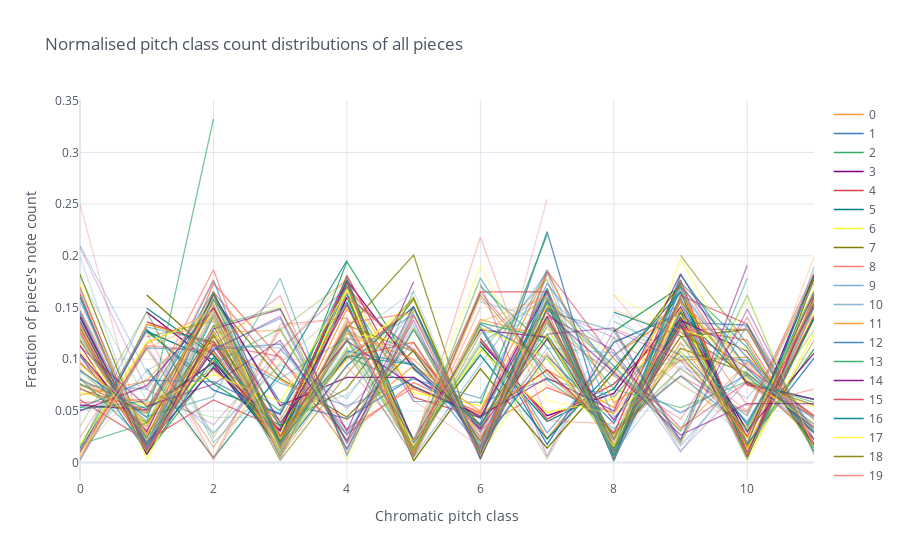

The notebook cell this image was saved under:
### Markdown cell above
Cufflinks uses the index for the x-axis and every column as one trace. That's why the DataFrame needs to be transposed for this plot:

### Code cell
pc_counts.T.iplot(title='Normalised pitch class count distributions of all pieces', xTitle='Chromatic pitch class', yTitle="Fraction of piece's note count")

### Figure 1 — Plotly figure (JSON) as saved in the notebook; plotly's stock layout.template omitted (floating-point values rounded to 4 significant figures)
{"data": [{"line": {"color": "rgba(255, 153, 51, 1.0)", "dash": "solid", "shape": "linear", "width": 1.3}, "mode": "lines", "name": "0", "text": "", "type": "scatter", "x": [0, 1, 2, 3, 4, 5, 6, 7, 8, 9, 10, 11], "y": [0.002307, 0.1338, 0.1165, 0.02307, 0.1546, 0.01038, 0.1315, 0.02307, 0.1038, 0.1465, 0.01499, 0.1396]}, {"line": {"color": "rgba(55, 128, 191, 1.0)", "dash": "solid", "shape": "linear", "width": 1.3}, "mode": "lines", "name": "1", "text": "", "type": "scatter", "x": [0, 1, 2, 3, 4, 5, 6, 7, 8, 9, 10, 11], "y": [0.01029, 0.1286, 0.06996, 0.04733, 0.1553, 0.01132, 0.1307, 0.01749, 0.1163, 0.144, 0.02984, 0.1389]}, {"line": {"color": "rgba(50, 171, 96, 1.0)", "dash": "solid", "shape": "linear", "width": 1.3}, "mode": "lines", "name": "2", "text": "", "type": "scatter", "x": [0, 1, 2, 3, 4, 5, 6, 7, 8, 9, 10, 11], "y": ["", 0.1269, 0.07614, 0.03553, 0.1599, 0.01269, 0.1294, "", 0.1269, 0.1701, 0.005076, 0.1574]}, {"line": {"color": "rgba(128, 0, 128, 1.0)", "dash": "solid", "shape": "linear", "width": 1.3}, "mode": "lines", "name": "3", "text": "", "type": "scatter", "x": [0, 1, 2, 3, 4, 5, 6, 7, 8, 9, 10, 11], "y": ["", 0.1456, 0.09547, 0.01432, 0.1599, "", 0.1169, 0.04535, 0.06683, 0.1504, 0.02387, 0.1814]}, {"line": {"color": "rgba(219, 64, 82, 1.0)", "dash": "solid", "shape": "linear", "width": 1.3}, "mode": "lines", "name": "4", "text": "", "type": "scatter", "x": [0, 1, 2, 3, 4, 5, 6, 7, 8, 9, 10, 11], "y": ["", 0.136, 0.114, 0.02, 0.166, "", 0.12, 0.042, 0.076, 0.138, 0.024, 0.164]}, {"line": {"color": "rgba(0, 128, 128, 1.0)", "dash": "solid", "shape": "linear", "width": 1.3}, "mode": "lines", "name": "5", "text": "", "type": "scatter", "x": [0, 1, 2, 3, 4, 5, 6, 7, 8, 9, 10, 11], "y": ["", 0.127, 0.09921, 0.01587, 0.1706, "", 0.1131, 0.03968, 0.07143, 0.1647, 0.01786, 0.1806]}, {"line": {"color": "rgba(255, 255, 51, 1.0)", "dash": "solid", "shape": "linear", "width": 1.3}, "mode": "lines", "name": "6", "text": "", "type": "scatter", "x": [0, 1, 2, 3, 4, 5, 6, 7, 8, 9, 10, 11], "y": [0.01758, 0.1165, 0.1407, 0.01099, 0.178, 0.01538, 0.1099, 0.04835, 0.06154, 0.1429, 0.01319, 0.1451]}, {"line": {"color": "rgba(128, 128, 0, 1.0)", "dash": "solid", "shape": "linear", "width": 1.3}, "mode": "lines", "name": "7", "text": "", "type": "scatter", "x": [0, 1, 2, 3, 4, 5, 6, 7, 8, 9, 10, 11], "y": ["", 0.162, 0.1045, 0.02091, 0.1638, 0.001742, 0.09059, 0.01394, 0.08711, 0.1725, 0.005226, 0.1777]}, {"line": {"color": "rgba(251, 128, 114, 1.0)", "dash": "solid", "shape": "linear", "width": 1.3}, "mode": "lines", "name": "8", "text": "", "type": "scatter", "x": [0, 1, 2, 3, 4, 5, 6, 7, 8, 9, 10, 11], "y": [0.1315, 0.00907, 0.1247, 0.006803, 0.1701, 0.09524, 0.03175, 0.07256, 0.04762, 0.1565, 0.004535, 0.1497]}, {"line": {"color": "rgba(128, 177, 211, 1.0)", "dash": "solid", "shape": "linear", "width": 1.3}, "mode": "lines", "name": "9", "text": "", "type": "scatter", "x": [0, 1, 2, 3, 4, 5, 6, 7, 8, 9, 10, 11], "y": [0.002494, 0.111, 0.1085, 0.02993, 0.1721, "", 0.1322, 0.02868, 0.1035, 0.1546, 0.006234, 0.1509]}, {"line": {"color": "rgba(128, 177, 211, 0.9148936170212765)", "dash": "solid", "shape": "linear", "width": 1.3}, "mode": "lines", "name": "10", "text": "", "type": "scatter", "x": [0, 1, 2, 3, 4, 5, 6, 7, 8, 9, 10, 11], "y": [0.1254, 0.01358, 0.1274, 0.01584, 0.1642, 0.05917, 0.0582, 0.0805, 0.06369, 0.1358, 0.005173, 0.151]}, {"line": {"color": "rgba(255, 153, 51, 0.9148936170212765)", "dash": "solid", "shape": "linear", "width": 1.3}, "mode": "lines", "name": "11", "text": "", "type": "scatter", "x": [0, 1, 2, 3, 4, 5, 6, 7, 8, 9, 10, 11], "y": [0.1032, 0.02731, 0.1077, 0.01366, 0.1487, 0.07132, 0.04704, 0.08953, 0.05311, 0.1715, 0.01366, 0.1533]}, {"line": {"color": "rgba(55, 128, 191, 0.9148936170212765)", "dash": "solid", "shape": "linear", "width": 1.3}, "mode": "lines", "name": "12", "text": "", "type": "scatter", "x": [0, 1, 2, 3, 4, 5, 6, 7, 8, 9, 10, 11], "y": [0.1435, 0.01121, 0.1413, "", 0.1614, 0.1076, 0.0157, 0.1031, 0.03812, 0.1592, 0.01794, 0.1009]}, {"line": {"color": "rgba(50, 171, 96, 0.9148936170212765)", "dash": "solid", "shape": "linear", "width": 1.3}, "mode": "lines", "name": "13", "text": "", "type": "scatter", "x": [0, 1, 2, 3, 4, 5, 6, 7, 8, 9, 10, 11], "y": [0.1408, 0.008451, 0.09296, 0.02535, 0.1944, 0.09014, 0.03662, 0.1239, 0.02254, 0.138, 0.0169, 0.1099]}, {"line": {"color": "rgba(128, 0, 128, 0.9148936170212765)", "dash": "solid", "shape": "linear", "width": 1.3}, "mode": "lines", "name": "14", "text": "", "type": "scatter", "x": [0, 1, 2, 3, 4, 5, 6, 7, 8, 9, 10, 11], "y": [0.1408, 0.01643, 0.09155, 0.03052, 0.1761, 0.09155, 0.03286, 0.1197, 0.02347, 0.1408, 0.03052, 0.1056]}, {"line": {"color": "rgba(219, 64, 82, 0.9148936170212765)", "dash": "solid", "shape": "linear", "width": 1.3}, "mode": "lines", "name": "15", "text": "", "type": "scatter", "x": [0, 1, 2, 3, 4, 5, 6, 7, 8, 9, 10, 11], "y": [0.1136, 0.01262, 0.1178, 0.02244, 0.1809, 0.06311, 0.04348, 0.08976, 0.02805, 0.1767, 0.009818, 0.1417]}, {"line": {"color": "rgba(0, 128, 128, 0.9148936170212765)", "dash": "solid", "shape": "linear", "width": 1.3}, "mode": "lines", "name": "16", "text": "", "type": "scatter", "x": [0, 1, 2, 3, 4, 5, 6, 7, 8, 9, 10, 11], "y": ["", 0.1494, 0.1039, 0.02273, 0.1753, 0.01948, 0.1039, 0.02273, 0.09091, 0.1656, 0.006494, 0.1396]}, {"line": {"color": "rgba(255, 255, 51, 0.9148936170212765)", "dash": "solid", "shape": "linear", "width": 1.3}, "mode": "lines", "name": "17", "text": "", "type": "scatter", "x": [0, 1, 2, 3, 4, 5, 6, 7, 8, 9, 10, 11], "y": [0.1339, 0.02003, 0.1001, 0.02753, 0.1665, 0.06758, 0.05507, 0.1302, 0.02253, 0.1489, 0.002503, 0.1252]}, {"line": {"color": "rgba(128, 128, 0, 0.9148936170212765)", "dash": "solid", "shape": "linear", "width": 1.3}, "mode": "lines", "name": "18", "text": "", "type": "scatter", "x": [0, 1, 2, 3, 4, 5, 6, 7, 8, 9, 10, 11], "y": [0.1182, 0.02355, 0.1574, 0.08155, 0.04405, 0.1086, 0.0362, 0.1413, 0.02399, 0.1217, 0.1287, 0.01483]}, {"line": {"color": "rgba(251, 128, 114, 0.9148936170212765)", "dash": "solid", "shape": "linear", "width": 1.3}, "mode": "lines", "name": "19", "text": "", "type": "scatter", "x": [0, 1, 2, 3, 4, 5, 6, 7, 8, 9, 10, 11], "y": [0.1264, 0.01459, 0.1734, 0.1005, 0.03241, 0.07293, 0.04862, 0.1524, 0.01459, 0.1297, 0.1183, 0.01621]}, {"line": {"color": "rgba(251, 128, 114, 0.8297872340425532)", "dash": "solid", "shape": "linear", "width": 1.3}, "mode": "lines", "name": "20", "text": "", "type": "scatter", "x": [0, 1, 2, 3, 4, 5, 6, 7, 8, 9, 10, 11], "y": [0.1254, 0.01203, 0.1649, 0.08763, 0.02749, 0.07732, 0.04811, 0.1684, 0.01375, 0.1289, 0.1289, 0.01718]}, {"line": {"color": "rgba(128, 177, 211, 0.8297872340425532)", "dash": "solid", "shape": "linear", "width": 1.3}, "mode": "lines", "name": "21", "text": "", "type": "scatter", "x": [0, 1, 2, 3, 4, 5, 6, 7, 8, 9, 10, 11], "y": [0.09524, 0.04029, 0.1136, 0.07692, 0.05495, 0.08059, 0.06227, 0.1868, 0.04396, 0.1026, 0.0989, 0.04396]}, {"line": {"color": "rgba(255, 153, 51, 0.8297872340425532)", "dash": "solid", "shape": "linear", "width": 1.3}, "mode": "lines", "name": "22", "text": "", "type": "scatter", "x": [0, 1, 2, 3, 4, 5, 6, 7, 8, 9, 10, 11], "y": [0.09642, 0.03857, 0.1157, 0.07989, 0.04132, 0.09366, 0.04959, 0.1846, 0.05785, 0.09917, 0.1019, 0.04132]}, {"line": {"color": "rgba(55, 128, 191, 0.8297872340425532)", "dash": "solid", "shape": "linear", "width": 1.3}, "mode": "lines", "name": "23", "text": "", "type": "scatter", "x": [0, 1, 2, 3, 4, 5, 6, 7, 8, 9, 10, 11], "y": [0.1037, 0.01064, 0.1596, 0.05851, 0.04255, 0.08245, 0.03723, 0.2234, 0.00266, 0.1356, 0.133, 0.01064]}, {"line": {"color": "rgba(50, 171, 96, 0.8297872340425532)", "dash": "solid", "shape": "linear", "width": 1.3}, "mode": "lines", "name": "24", "text": "", "type": "scatter", "x": [0, 1, 2, 3, 4, 5, 6, 7, 8, 9, 10, 11], "y": [0.1582, "", 0.1751, "", 0.06215, "", 0.0565, 0.2203, "", 0.1356, "", 0.1921]}, {"line": {"color": "rgba(128, 0, 128, 0.8297872340425532)", "dash": "solid", "shape": "linear", "width": 1.3}, "mode": "lines", "name": "25", "text": "", "type": "scatter", "x": [0, 1, 2, 3, 4, 5, 6, 7, 8, 9, 10, 11], "y": [0.1054, 0.02978, 0.1627, 0.05498, 0.08247, 0.08247, 0.04353, 0.1661, 0.01031, 0.1375, 0.1077, 0.01718]}, {"line": {"color": "rgba(219, 64, 82, 0.8297872340425532)", "dash": "solid", "shape": "linear", "width": 1.3}, "mode": "lines", "name": "26", "text": "", "type": "scatter", "x": [0, 1, 2, 3, 4, 5, 6, 7, 8, 9, 10, 11], "y": [0.1633, 0.00825, 0.1262, 0.02441, 0.1004, 0.1499, 0.008938, 0.1409, 0.009282, 0.1317, 0.09144, 0.04538]}, {"line": {"color": "rgba(0, 128, 128, 0.8297872340425532)", "dash": "solid", "shape": "linear", "width": 1.3}, "mode": "lines", "name": "27", "text": "", "type": "scatter", "x": [0, 1, 2, 3, 4, 5, 6, 7, 8, 9, 10, 11], "y": [0.1601, 0.008141, 0.1018, 0.01085, 0.09362, 0.1506, 0.01628, 0.1682, 0.006784, 0.1452, 0.07734, 0.06106]}, {"line": {"color": "rgba(255, 255, 51, 0.8297872340425532)", "dash": "solid", "shape": "linear", "width": 1.3}, "mode": "lines", "name": "28", "text": "", "type": "scatter", "x": [0, 1, 2, 3, 4, 5, 6, 7, 8, 9, 10, 11], "y": [0.1719, 0.002865, 0.1261, 0.02292, 0.1003, 0.1576, 0.01433, 0.1519, "", 0.1289, 0.1089, 0.01433]}, {"line": {"color": "rgba(128, 128, 0, 0.8297872340425532)", "dash": "solid", "shape": "linear", "width": 1.3}, "mode": "lines", "name": "29", "text": "", "type": "scatter", "x": [0, 1, 2, 3, 4, 5, 6, 7, 8, 9, 10, 11], "y": [0.1821, 0.01791, 0.1224, 0.03582, 0.07164, 0.1582, 0.008955, 0.1582, 0.01493, 0.1104, 0.08657, 0.03284]}, {"line": {"color": "rgba(128, 128, 0, 0.7446808510638296)", "dash": "solid", "shape": "linear", "width": 1.3}, "mode": "lines", "name": "30", "text": "", "type": "scatter", "x": [0, 1, 2, 3, 4, 5, 6, 7, 8, 9, 10, 11], "y": [0.1294, 0.01618, 0.1327, 0.006472, 0.1294, 0.2006, 0.003236, 0.1489, "", 0.1262, 0.08414, 0.02265]}, {"line": {"color": "rgba(251, 128, 114, 0.7446808510638296)", "dash": "solid", "shape": "linear", "width": 1.3}, "mode": "lines", "name": "31", "text": "", "type": "scatter", "x": [0, 1, 2, 3, 4, 5, 6, 7, 8, 9, 10, 11], "y": [0.05788, 0.06109, 0.1865, 0.01286, 0.135, 0.1447, "", 0.1222, "", 0.1736, 0.07717, 0.02894]}, {"line": {"color": "rgba(128, 177, 211, 0.7446808510638296)", "dash": "solid", "shape": "linear", "width": 1.3}, "mode": "lines", "name": "32", "text": "", "type": "scatter", "x": [0, 1, 2, 3, 4, 5, 6, 7, 8, 9, 10, 11], "y": [0.1563, 0.0163, 0.1409, 0.008629, 0.1055, 0.1429, 0.02301, 0.1314, "", 0.1659, 0.07862, 0.03068]}, {"line": {"color": "rgba(255, 153, 51, 0.7446808510638296)", "dash": "solid", "shape": "linear", "width": 1.3}, "mode": "lines", "name": "33", "text": "", "type": "scatter", "x": [0, 1, 2, 3, 4, 5, 6, 7, 8, 9, 10, 11], "y": [0.07462, 0.05694, 0.0893, 0.04135, 0.1531, 0.01229, 0.1384, 0.1217, 0.01678, 0.1163, 0.02517, 0.154]}, {"line": {"color": "rgba(55, 128, 191, 0.7446808510638296)", "dash": "solid", "shape": "linear", "width": 1.3}, "mode": "lines", "name": "34", "text": "", "type": "scatter", "x": [0, 1, 2, 3, 4, 5, 6, 7, 8, 9, 10, 11], "y": [0.05307, 0.07961, 0.07821, 0.04609, 0.1788, 0.009777, 0.1341, 0.1006, 0.02235, 0.1075, 0.03911, 0.1508]}, {"line": {"color": "rgba(50, 171, 96, 0.7446808510638296)", "dash": "solid", "shape": "linear", "width": 1.3}, "mode": "lines", "name": "35", "text": "", "type": "scatter", "x": [0, 1, 2, 3, 4, 5, 6, 7, 8, 9, 10, 11], "y": [0.0537, 0.0537, 0.0963, 0.05, 0.1704, 0.005556, 0.1352, 0.1204, 0.01481, 0.1352, 0.005556, 0.1593]}, {"line": {"color": "rgba(128, 0, 128, 0.7446808510638296)", "dash": "solid", "shape": "linear", "width": 1.3}, "mode": "lines", "name": "36", "text": "", "type": "scatter", "x": [0, 1, 2, 3, 4, 5, 6, 7, 8, 9, 10, 11], "y": [0.05569, 0.05085, 0.09685, 0.03148, 0.1525, 0.02179, 0.1283, 0.1211, 0.04116, 0.1332, 0.007264, 0.1598]}, {"line": {"color": "rgba(219, 64, 82, 0.7446808510638296)", "dash": "solid", "shape": "linear", "width": 1.3}, "mode": "lines", "name": "37", "text": "", "type": "scatter", "x": [0, 1, 2, 3, 4, 5, 6, 7, 8, 9, 10, 11], "y": [0.06065, 0.02116, 0.06065, 0.03244, 0.1735, 0.007052, 0.165, 0.165, 0.01128, 0.1368, 0.005642, 0.1608]}, {"line": {"color": "rgba(0, 128, 128, 0.7446808510638296)", "dash": "solid", "shape": "linear", "width": 1.3}, "mode": "lines", "name": "38", "text": "", "type": "scatter", "x": [0, 1, 2, 3, 4, 5, 6, 7, 8, 9, 10, 11], "y": ["", 0.09091, 0.004545, 0.08636, 0.1955, "", 0.1636, "", 0.1455, 0.1227, 0.03636, 0.1545]}, {"line": {"color": "rgba(255, 255, 51, 0.7446808510638296)", "dash": "solid", "shape": "linear", "width": 1.3}, "mode": "lines", "name": "39", "text": "", "type": "scatter", "x": [0, 1, 2, 3, 4, 5, 6, 7, 8, 9, 10, 11], "y": [0.06763, 0.05543, 0.08537, 0.05876, 0.1674, 0.009978, 0.1308, 0.1009, 0.02439, 0.1075, 0.02328, 0.1685]}, {"line": {"color": "rgba(255, 255, 51, 0.6595744680851063)", "dash": "solid", "shape": "linear", "width": 1.3}, "mode": "lines", "name": "40", "text": "", "type": "scatter", "x": [0, 1, 2, 3, 4, 5, 6, 7, 8, 9, 10, 11], "y": [0.1068, 0.03525, 0.1496, 0.01805, 0.1253, 0.1156, 0.02429, 0.1227, 0.01526, 0.1552, 0.07866, 0.0533]}, {"line": {"color": "rgba(128, 128, 0, 0.6595744680851063)", "dash": "solid", "shape": "linear", "width": 1.3}, "mode": "lines", "name": "41", "text": "", "type": "scatter", "x": [0, 1, 2, 3, 4, 5, 6, 7, 8, 9, 10, 11], "y": [0.07598, 0.04749, 0.1493, 0.019, 0.133, 0.1072, 0.02035, 0.1357, 0.02307, 0.156, 0.07734, 0.05563]}, {"line": {"color": "rgba(251, 128, 114, 0.6595744680851063)", "dash": "solid", "shape": "linear", "width": 1.3}, "mode": "lines", "name": "42", "text": "", "type": "scatter", "x": [0, 1, 2, 3, 4, 5, 6, 7, 8, 9, 10, 11], "y": [0.09744, 0.03195, 0.1581, 0.02556, 0.1198, 0.1102, 0.02875, 0.139, 0.009585, 0.1565, 0.09425, 0.02875]}, {"line": {"color": "rgba(128, 177, 211, 0.6595744680851063)", "dash": "solid", "shape": "linear", "width": 1.3}, "mode": "lines", "name": "43", "text": "", "type": "scatter", "x": [0, 1, 2, 3, 4, 5, 6, 7, 8, 9, 10, 11], "y": [0.07473, 0.07117, 0.153, 0.003559, 0.1281, 0.09253, 0.02491, 0.1388, 0.02135, 0.1673, 0.08185, 0.0427]}, {"line": {"color": "rgba(255, 153, 51, 0.6595744680851063)", "dash": "solid", "shape": "linear", "width": 1.3}, "mode": "lines", "name": "44", "text": "", "type": "scatter", "x": [0, 1, 2, 3, 4, 5, 6, 7, 8, 9, 10, 11], "y": [0.06526, 0.07869, 0.1536, 0.005758, 0.1248, 0.09981, 0.03455, 0.1382, 0.01727, 0.1612, 0.07486, 0.04607]}, {"line": {"color": "rgba(55, 128, 191, 0.6595744680851063)", "dash": "solid", "shape": "linear", "width": 1.3}, "mode": "lines", "name": "45", "text": "", "type": "scatter", "x": [0, 1, 2, 3, 4, 5, 6, 7, 8, 9, 10, 11], "y": [0.08921, 0.04357, 0.1763, 0.01245, 0.1079, 0.09544, 0.01452, 0.1639, 0.002075, 0.1701, 0.1017, 0.02282]}, {"line": {"color": "rgba(50, 171, 96, 0.6595744680851063)", "dash": "solid", "shape": "linear", "width": 1.3}, "mode": "lines", "name": "46", "text": "", "type": "scatter", "x": [0, 1, 2, 3, 4, 5, 6, 7, 8, 9, 10, 11], "y": [0.01765, 0.03824, 0.3324, "", 0.1059, "", 0.1706, 0.1118, 0.01176, 0.1382, "", 0.07353]}, {"line": {"color": "rgba(128, 0, 128, 0.6595744680851063)", "dash": "solid", "shape": "linear", "width": 1.3}, "mode": "lines", "name": "47", "text": "", "type": "scatter", "x": [0, 1, 2, 3, 4, 5, 6, 7, 8, 9, 10, 11], "y": [0.04991, 0.07439, 0.1497, 0.03861, 0.1177, 0.07345, 0.0452, 0.08192, 0.04991, 0.1827, 0.07533, 0.06121]}, {"line": {"color": "rgba(219, 64, 82, 0.6595744680851063)", "dash": "solid", "shape": "linear", "width": 1.3}, "mode": "lines", "name": "48", "text": "", "type": "scatter", "x": [0, 1, 2, 3, 4, 5, 6, 7, 8, 9, 10, 11], "y": [0.07108, 0.05008, 0.1502, 0.02585, 0.1018, 0.1163, 0.021, 0.147, 0.003231, 0.1616, 0.1341, 0.01777]}, {"line": {"color": "rgba(0, 128, 128, 0.6595744680851063)", "dash": "solid", "shape": "linear", "width": 1.3}, "mode": "lines", "name": "49", "text": "", "type": "scatter", "x": [0, 1, 2, 3, 4, 5, 6, 7, 8, 9, 10, 11], "y": [0.08041, 0.05155, 0.1588, 0.01856, 0.1031, 0.09485, 0.03505, 0.1546, 0.002062, 0.1814, 0.09072, 0.02887]}, {"line": {"color": "rgba(0, 128, 128, 0.5744680851063828)", "dash": "solid", "shape": "linear", "width": 1.3}, "mode": "lines", "name": "50", "text": "", "type": "scatter", "x": [0, 1, 2, 3, 4, 5, 6, 7, 8, 9, 10, 11], "y": [0.05128, 0.05983, 0.1652, 0.03419, 0.1026, 0.07407, 0.04274, 0.1567, 0.01425, 0.1738, 0.1111, 0.01425]}, {"line": {"color": "rgba(255, 255, 51, 0.5744680851063828)", "dash": "solid", "shape": "linear", "width": 1.3}, "mode": "lines", "name": "51", "text": "", "type": "scatter", "x": [0, 1, 2, 3, 4, 5, 6, 7, 8, 9, 10, 11], "y": [0.0947, 0.03788, 0.1591, 0.01136, 0.1098, 0.1477, 0.007576, 0.1023, 0.01515, 0.197, 0.07955, 0.03788]}, {"line": {"color": "rgba(128, 128, 0, 0.5744680851063828)", "dash": "solid", "shape": "linear", "width": 1.3}, "mode": "lines", "name": "52", "text": "", "type": "scatter", "x": [0, 1, 2, 3, 4, 5, 6, 7, 8, 9, 10, 11], "y": [0.07207, 0.03829, 0.1239, 0.002252, 0.08559, 0.1599, 0.009009, 0.1824, "", 0.2005, 0.1149, 0.01126]}, {"line": {"color": "rgba(251, 128, 114, 0.5744680851063828)", "dash": "solid", "shape": "linear", "width": 1.3}, "mode": "lines", "name": "53", "text": "", "type": "scatter", "x": [0, 1, 2, 3, 4, 5, 6, 7, 8, 9, 10, 11], "y": [0.08057, 0.04897, 0.1769, "", 0.1596, 0.109, 0.02528, 0.1058, 0.02054, 0.1469, 0.05529, 0.07109]}, {"line": {"color": "rgba(128, 177, 211, 0.5744680851063828)", "dash": "solid", "shape": "linear", "width": 1.3}, "mode": "lines", "name": "54", "text": "", "type": "scatter", "x": [0, 1, 2, 3, 4, 5, 6, 7, 8, 9, 10, 11], "y": [0.1664, 0.01968, 0.1127, 0.1109, 0.02862, 0.1324, 0.0161, 0.1592, 0.1055, 0.0161, 0.08945, 0.04293]}, {"line": {"color": "rgba(255, 153, 51, 0.5744680851063828)", "dash": "solid", "shape": "linear", "width": 1.3}, "mode": "lines", "name": "55", "text": "", "type": "scatter", "x": [0, 1, 2, 3, 4, 5, 6, 7, 8, 9, 10, 11], "y": [0.1473, 0.02713, 0.126, 0.1279, 0.01938, 0.1298, 0.01163, 0.1589, 0.08915, 0.03101, 0.0969, 0.03488]}, {"line": {"color": "rgba(55, 128, 191, 0.5744680851063828)", "dash": "solid", "shape": "linear", "width": 1.3}, "mode": "lines", "name": "56", "text": "", "type": "scatter", "x": [0, 1, 2, 3, 4, 5, 6, 7, 8, 9, 10, 11], "y": [0.1467, 0.016, 0.1093, 0.1147, 0.02667, 0.128, 0.02933, 0.1733, 0.08533, 0.048, 0.08533, 0.03733]}, {"line": {"color": "rgba(50, 171, 96, 0.5744680851063828)", "dash": "solid", "shape": "linear", "width": 1.3}, "mode": "lines", "name": "57", "text": "", "type": "scatter", "x": [0, 1, 2, 3, 4, 5, 6, 7, 8, 9, 10, 11], "y": [0.157, "", 0.1316, 0.1494, 0.01266, 0.1291, 0.01013, 0.1494, 0.07089, 0.05316, 0.07848, 0.05823]}, {"line": {"color": "rgba(128, 0, 128, 0.5744680851063828)", "dash": "solid", "shape": "linear", "width": 1.3}, "mode": "lines", "name": "58", "text": "", "type": "scatter", "x": [0, 1, 2, 3, 4, 5, 6, 7, 8, 9, 10, 11], "y": [0.1369, 0.007605, 0.1293, 0.1483, 0.03042, 0.1749, "", 0.1445, 0.08745, 0.02662, 0.05703, 0.05703]}, {"line": {"color": "rgba(219, 64, 82, 0.5744680851063828)", "dash": "solid", "shape": "linear", "width": 1.3}, "mode": "lines", "name": "59", "text": "", "type": "scatter", "x": [0, 1, 2, 3, 4, 5, 6, 7, 8, 9, 10, 11], "y": [0.1696, 0.008929, 0.1138, 0.1027, 0.01339, 0.1429, 0.006696, 0.1853, 0.1004, 0.03348, 0.07812, 0.04464]}, {"line": {"color": "rgba(219, 64, 82, 0.48936170212765956)", "dash": "solid", "shape": "linear", "width": 1.3}, "mode": "lines", "name": "60", "text": "", "type": "scatter", "x": [0, 1, 2, 3, 4, 5, 6, 7, 8, 9, 10, 11], "y": [0.009276, 0.1132, 0.1076, 0.01855, 0.1317, 0.02041, 0.1651, 0.08905, 0.02968, 0.08349, 0.04824, 0.1837]}, {"line": {"color": "rgba(0, 128, 128, 0.48936170212765956)", "dash": "solid", "shape": "linear", "width": 1.3}, "mode": "lines", "name": "61", "text": "", "type": "scatter", "x": [0, 1, 2, 3, 4, 5, 6, 7, 8, 9, 10, 11], "y": [0.01457, 0.1311, 0.1166, 0.02004, 0.1311, 0.01275, 0.1785, 0.08015, 0.03279, 0.08379, 0.03279, 0.1658]}, {"line": {"color": "rgba(255, 255, 51, 0.48936170212765956)", "dash": "solid", "shape": "linear", "width": 1.3}, "mode": "lines", "name": "62", "text": "", "type": "scatter", "x": [0, 1, 2, 3, 4, 5, 6, 7, 8, 9, 10, 11], "y": [0.01567, 0.1149, 0.1462, 0.007833, 0.107, 0.02089, 0.1906, 0.06005, 0.047, 0.1018, 0.03133, 0.1567]}, {"line": {"color": "rgba(128, 128, 0, 0.48936170212765956)", "dash": "solid", "shape": "linear", "width": 1.3}, "mode": "lines", "name": "63", "text": "", "type": "scatter", "x": [0, 1, 2, 3, 4, 5, 6, 7, 8, 9, 10, 11], "y": ["", 0.1215, 0.1367, 0.01772, 0.119, 0.01266, 0.162, 0.08608, 0.02785, 0.09114, 0.04557, 0.1797]}, {"line": {"color": "rgba(251, 128, 114, 0.48936170212765956)", "dash": "solid", "shape": "linear", "width": 1.3}, "mode": "lines", "name": "64", "text": "", "type": "scatter", "x": [0, 1, 2, 3, 4, 5, 6, 7, 8, 9, 10, 11], "y": [0.003115, 0.1153, 0.1464, 0.006231, 0.09346, 0.01558, 0.2181, 0.0405, 0.03738, 0.09969, 0.04984, 0.1745]}, {"line": {"color": "rgba(128, 177, 211, 0.48936170212765956)", "dash": "solid", "shape": "linear", "width": 1.3}, "mode": "lines", "name": "65", "text": "", "type": "scatter", "x": [0, 1, 2, 3, 4, 5, 6, 7, 8, 9, 10, 11], "y": [0.01333, 0.08889, 0.1244, 0.01778, 0.1556, "", 0.1556, 0.1378, 0.008889, 0.09333, 0.06222, 0.1422]}, {"line": {"color": "rgba(255, 153, 51, 0.48936170212765956)", "dash": "solid", "shape": "linear", "width": 1.3}, "mode": "lines", "name": "66", "text": "", "type": "scatter", "x": [0, 1, 2, 3, 4, 5, 6, 7, 8, 9, 10, 11], "y": [0.006144, 0.1106, 0.1398, 0.006144, 0.1398, 0.009217, 0.1598, 0.07527, 0.04762, 0.1275, 0.01997, 0.1582]}, {"line": {"color": "rgba(55, 128, 191, 0.48936170212765956)", "dash": "solid", "shape": "linear", "width": 1.3}, "mode": "lines", "name": "67", "text": "", "type": "scatter", "x": [0, 1, 2, 3, 4, 5, 6, 7, 8, 9, 10, 11], "y": [0.1372, 0.01247, 0.1102, 0.1393, 0.01247, 0.1497, 0.004158, 0.1559, 0.09356, 0.02287, 0.1331, 0.02911]}, {"line": {"color": "rgba(50, 171, 96, 0.48936170212765956)", "dash": "solid", "shape": "linear", "width": 1.3}, "mode": "lines", "name": "68", "text": "", "type": "scatter", "x": [0, 1, 2, 3, 4, 5, 6, 7, 8, 9, 10, 11], "y": [0.1219, 0.02476, 0.09524, 0.1295, 0.02095, 0.1657, "", 0.1486, 0.09333, 0.03048, 0.1619, 0.007619]}, {"line": {"color": "rgba(128, 0, 128, 0.48936170212765956)", "dash": "solid", "shape": "linear", "width": 1.3}, "mode": "lines", "name": "69", "text": "", "type": "scatter", "x": [0, 1, 2, 3, 4, 5, 6, 7, 8, 9, 10, 11], "y": [0.1121, 0.05455, 0.07576, 0.1182, 0.02121, 0.1515, "", 0.1242, 0.1303, 0.02121, 0.1909, ""]}, {"line": {"color": "rgba(128, 0, 128, 0.40425531914893603)", "dash": "solid", "shape": "linear", "width": 1.3}, "mode": "lines", "name": "70", "text": "", "type": "scatter", "x": [0, 1, 2, 3, 4, 5, 6, 7, 8, 9, 10, 11], "y": [0.1341, 0.01812, 0.1087, 0.1413, 0.01812, 0.1377, 0.003623, 0.1413, 0.1087, 0.01812, 0.1486, 0.02174]}, {"line": {"color": "rgba(219, 64, 82, 0.40425531914893603)", "dash": "solid", "shape": "linear", "width": 1.3}, "mode": "lines", "name": "71", "text": "", "type": "scatter", "x": [0, 1, 2, 3, 4, 5, 6, 7, 8, 9, 10, 11], "y": [0.1447, 0.01258, 0.1132, 0.1614, 0.008386, 0.1405, "", 0.1342, 0.08386, 0.04193, 0.1405, 0.01887]}, {"line": {"color": "rgba(0, 128, 128, 0.40425531914893603)", "dash": "solid", "shape": "linear", "width": 1.3}, "mode": "lines", "name": "72", "text": "", "type": "scatter", "x": [0, 1, 2, 3, 4, 5, 6, 7, 8, 9, 10, 11], "y": [0.08917, 0.04459, 0.06369, 0.1783, 0.006369, 0.1465, "", 0.1465, 0.1274, 0.01911, 0.1783, ""]}, {"line": {"color": "rgba(255, 255, 51, 0.40425531914893603)", "dash": "solid", "shape": "linear", "width": 1.3}, "mode": "lines", "name": "73", "text": "", "type": "scatter", "x": [0, 1, 2, 3, 4, 5, 6, 7, 8, 9, 10, 11], "y": [0.1213, 0.01048, 0.1183, 0.1527, 0.001497, 0.1497, "", 0.1527, 0.1003, 0.01796, 0.1602, 0.01497]}, {"line": {"color": "rgba(128, 128, 0, 0.40425531914893603)", "dash": "solid", "shape": "linear", "width": 1.3}, "mode": "lines", "name": "74", "text": "", "type": "scatter", "x": [0, 1, 2, 3, 4, 5, 6, 7, 8, 9, 10, 11], "y": [0.07668, 0.03514, 0.1645, 0.02077, 0.1278, 0.01438, 0.107, 0.1773, 0.001597, 0.1486, 0.007987, 0.1182]}, {"line": {"color": "rgba(251, 128, 114, 0.40425531914893603)", "dash": "solid", "shape": "linear", "width": 1.3}, "mode": "lines", "name": "75", "text": "", "type": "scatter", "x": [0, 1, 2, 3, 4, 5, 6, 7, 8, 9, 10, 11], "y": [0.08194, 0.03512, 0.1455, 0.01505, 0.1371, 0.005017, 0.1254, 0.1622, "", 0.1522, "", 0.1405]}, {"line": {"color": "rgba(128, 177, 211, 0.40425531914893603)", "dash": "solid", "shape": "linear", "width": 1.3}, "mode": "lines", "name": "76", "text": "", "type": "scatter", "x": [0, 1, 2, 3, 4, 5, 6, 7, 8, 9, 10, 11], "y": [0.1202, 0.02041, 0.1474, 0.006803, 0.1293, 0.01361, 0.1134, 0.1678, 0.002268, 0.1497, "", 0.1293]}, {"line": {"color": "rgba(255, 153, 51, 0.40425531914893603)", "dash": "solid", "shape": "linear", "width": 1.3}, "mode": "lines", "name": "77", "text": "", "type": "scatter", "x": [0, 1, 2, 3, 4, 5, 6, 7, 8, 9, 10, 11], "y": [0.09091, 0.02727, 0.1424, 0.02424, 0.1061, 0.006061, 0.1364, 0.1606, "", 0.1636, "", 0.1424]}, {"line": {"color": "rgba(55, 128, 191, 0.40425531914893603)", "dash": "solid", "shape": "linear", "width": 1.3}, "mode": "lines", "name": "78", "text": "", "type": "scatter", "x": [0, 1, 2, 3, 4, 5, 6, 7, 8, 9, 10, 11], "y": [0.08158, 0.01842, 0.1579, 0.01842, 0.1079, 0.005263, 0.09474, 0.1842, 0.007895, 0.1316, 0.002632, 0.1895]}, {"line": {"color": "rgba(50, 171, 96, 0.40425531914893603)", "dash": "solid", "shape": "linear", "width": 1.3}, "mode": "lines", "name": "79", "text": "", "type": "scatter", "x": [0, 1, 2, 3, 4, 5, 6, 7, 8, 9, 10, 11], "y": [0.0817, 0.01961, 0.1438, 0.01634, 0.1111, 0.01307, 0.1144, 0.1601, 0.006536, 0.1765, "", 0.1569]}, {"line": {"color": "rgba(50, 171, 96, 0.3191489361702127)", "dash": "solid", "shape": "linear", "width": 1.3}, "mode": "lines", "name": "80", "text": "", "type": "scatter", "x": [0, 1, 2, 3, 4, 5, 6, 7, 8, 9, 10, 11], "y": [0.08735, 0.03827, 0.1631, 0.0208, 0.1181, 0.009151, 0.124, 0.1398, 0.009151, 0.1614, "", 0.129]}, {"line": {"color": "rgba(128, 0, 128, 0.3191489361702127)", "dash": "solid", "shape": "linear", "width": 1.3}, "mode": "lines", "name": "81", "text": "", "type": "scatter", "x": [0, 1, 2, 3, 4, 5, 6, 7, 8, 9, 10, 11], "y": [0.01341, 0.1103, 0.0149, 0.1088, 0.1699, "", 0.1729, 0.005961, 0.1282, 0.09836, 0.02534, 0.152]}, {"line": {"color": "rgba(219, 64, 82, 0.3191489361702127)", "dash": "solid", "shape": "linear", "width": 1.3}, "mode": "lines", "name": "82", "text": "", "type": "scatter", "x": [0, 1, 2, 3, 4, 5, 6, 7, 8, 9, 10, 11], "y": [0.02395, 0.1257, 0.003992, 0.1337, 0.1397, 0.00998, 0.1497, "", 0.1297, 0.1038, 0.02595, 0.1537]}, {"line": {"color": "rgba(0, 128, 128, 0.3191489361702127)", "dash": "solid", "shape": "linear", "width": 1.3}, "mode": "lines", "name": "83", "text": "", "type": "scatter", "x": [0, 1, 2, 3, 4, 5, 6, 7, 8, 9, 10, 11], "y": [0.01303, 0.1466, 0.01954, 0.08143, 0.1205, 0.0228, 0.1629, "", 0.1368, 0.1042, 0.02932, 0.1629]}, {"line": {"color": "rgba(255, 255, 51, 0.3191489361702127)", "dash": "solid", "shape": "linear", "width": 1.3}, "mode": "lines", "name": "84", "text": "", "type": "scatter", "x": [0, 1, 2, 3, 4, 5, 6, 7, 8, 9, 10, 11], "y": [0.007722, 0.1081, 0.01544, 0.09653, 0.1506, 0.01158, 0.1776, "", 0.1622, 0.1274, 0.007722, 0.1351]}, {"line": {"color": "rgba(128, 128, 0, 0.3191489361702127)", "dash": "solid", "shape": "linear", "width": 1.3}, "mode": "lines", "name": "85", "text": "", "type": "scatter", "x": [0, 1, 2, 3, 4, 5, 6, 7, 8, 9, 10, 11], "y": [0.0346, 0.1453, 0.02422, 0.128, 0.1765, 0.01038, 0.1176, 0.00346, 0.1211, 0.07612, 0.0346, 0.128]}, {"line": {"color": "rgba(251, 128, 114, 0.3191489361702127)", "dash": "solid", "shape": "linear", "width": 1.3}, "mode": "lines", "name": "86", "text": "", "type": "scatter", "x": [0, 1, 2, 3, 4, 5, 6, 7, 8, 9, 10, 11], "y": [0.01107, 0.1144, 0.001845, 0.131, 0.1402, 0.009225, 0.1679, "", 0.1624, 0.08672, 0.01845, 0.1568]}, {"line": {"color": "rgba(128, 177, 211, 0.3191489361702127)", "dash": "solid", "shape": "linear", "width": 1.3}, "mode": "lines", "name": "87", "text": "", "type": "scatter", "x": [0, 1, 2, 3, 4, 5, 6, 7, 8, 9, 10, 11], "y": [0.002911, 0.1106, 0.02911, 0.09607, 0.1528, 0.01747, 0.1325, 0.005822, 0.1441, 0.09025, 0.04512, 0.1732]}, {"line": {"color": "rgba(255, 153, 51, 0.3191489361702127)", "dash": "solid", "shape": "linear", "width": 1.3}, "mode": "lines", "name": "88", "text": "", "type": "scatter", "x": [0, 1, 2, 3, 4, 5, 6, 7, 8, 9, 10, 11], "y": [0.0102, 0.08163, 0.005102, 0.1071, 0.1786, "", 0.1224, "", 0.148, 0.1224, 0.02551, 0.199]}, {"line": {"color": "rgba(55, 128, 191, 0.3191489361702127)", "dash": "solid", "shape": "linear", "width": 1.3}, "mode": "lines", "name": "89", "text": "", "type": "scatter", "x": [0, 1, 2, 3, 4, 5, 6, 7, 8, 9, 10, 11], "y": [0.21, 0.08732, 0.02832, 0.0944, 0.06195, 0.1493, 0.01298, 0.1109, 0.1062, 0.01003, 0.09912, 0.0295]}, {"line": {"color": "rgba(55, 128, 191, 0.2340425531914892)", "dash": "solid", "shape": "linear", "width": 1.3}, "mode": "lines", "name": "90", "text": "", "type": "scatter", "x": [0, 1, 2, 3, 4, 5, 6, 7, 8, 9, 10, 11], "y": [0.1994, 0.01457, 0.1005, 0.006902, 0.1181, 0.1656, 0.009202, 0.1327, 0.006902, 0.1143, 0.09816, 0.03374]}, {"line": {"color": "rgba(50, 171, 96, 0.2340425531914892)", "dash": "solid", "shape": "linear", "width": 1.3}, "mode": "lines", "name": "91", "text": "", "type": "scatter", "x": [0, 1, 2, 3, 4, 5, 6, 7, 8, 9, 10, 11], "y": [0.1797, 0.05937, 0.04375, 0.04375, 0.06563, 0.1344, 0.00625, 0.1203, 0.09062, 0.09688, 0.1313, 0.02813]}, {"line": {"color": "rgba(128, 0, 128, 0.2340425531914892)", "dash": "solid", "shape": "linear", "width": 1.3}, "mode": "lines", "name": "92", "text": "", "type": "scatter", "x": [0, 1, 2, 3, 4, 5, 6, 7, 8, 9, 10, 11], "y": [0.2082, 0.07085, 0.03667, 0.1091, 0.05221, 0.1159, 0.01305, 0.1492, 0.1209, 0.01119, 0.07831, 0.03449]}, {"line": {"color": "rgba(219, 64, 82, 0.2340425531914892)", "dash": "solid", "shape": "linear", "width": 1.3}, "mode": "lines", "name": "93", "text": "", "type": "scatter", "x": [0, 1, 2, 3, 4, 5, 6, 7, 8, 9, 10, 11], "y": [0.25, 0.01, 0.12, "", 0.175, 0.06, 0.015, 0.255, "", 0.02, "", 0.095]}], "layout": {"legend": {"bgcolor": "#FFFFFF", "font": {"color": "#4D5663"}}, "paper_bgcolor": "#FFFFFF", "plot_bgcolor": "#FFFFFF", "title": {"font": {"color": "#4D5663"}, "text": "Normalised pitch class count distributions of all pieces"}, "xaxis": {"gridcolor": "#E1E5ED", "showgrid": true, "tickfont": {"color": "#4D5663"}, "title": {"font": {"color": "#4D5663"}, "text": "Chromatic pitch class"}, "zerolinecolor": "#E1E5ED"}, "yaxis": {"gridcolor": "#E1E5ED", "showgrid": true, "tickfont": {"color": "#4D5663"}, "title": {"font": {"color": "#4D5663"}, "text": "Fraction of piece's note count"}, "zerolinecolor": "#E1E5ED"}}}
